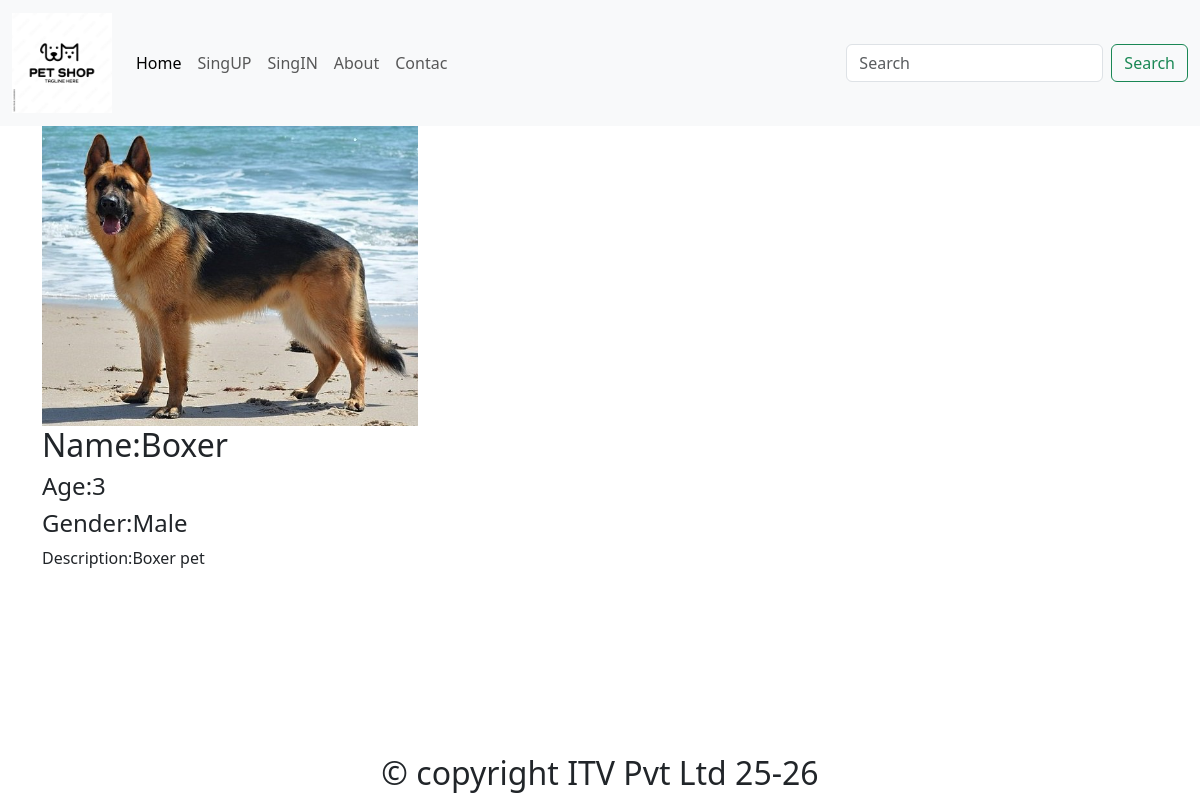
Page /petdetail/101/ on the committed database.
### app/models.py (models this page shows)
class Pet(models.Model):
    petid = models.PositiveIntegerField(primary_key=True)
    petname = models.CharField(max_length=100,null=True,default=None)
    userid = models.ForeignKey(User,on_delete=models.SET_NULL,null=True,default=None)
    age = models.PositiveIntegerField()
    type = (("Male","Male"),("Female","Female"))
    gender = models.CharField(max_length=20, choices=type)
    description = models.TextField(null=True,default=None)
    photo = models.ImageField(upload_to="images")

### app/views.py (the view)
# urls.py: path("petdetail/<int:petid>/",views.petdetail,name="petdetail"),
def petdetail(req,petid):
    petdata=Pet.objects.get(petid=petid)
    context={'petdata':petdata}
    return render(req, "petdetail.html",context)

### app/templates/petdetail.html (shortened to what this page needs)
{% extends 'base.html' %}
{% block body %}
<div class="container">
    <div class="row">
        <img src="{{petdata.photo.url}}" alt="{{petdata.petname}}" style="width:400px; height:300px" width="400px" height="300px" />
        <h2>Name:{{petdata.petname}}</h2>
        <h4>Age:{{petdata.age}}</h4>
        <h4>Gender:{{petdata.gender}}</h4>
        <p>Description:{{petdata.description}}</p>
    </div>
</div>
<div class="container">
    <div class="row" style="height: 50px;">
    </div>
</div>
{% endblock %}

### rows in the picture
Pet: photo (picture), petname "Boxer", age "3", gender "Male", description "Boxer pet"
